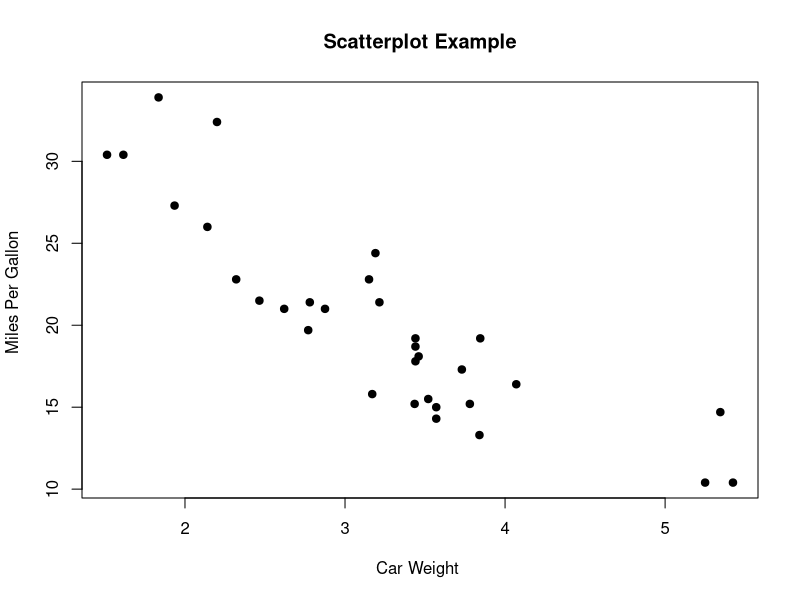
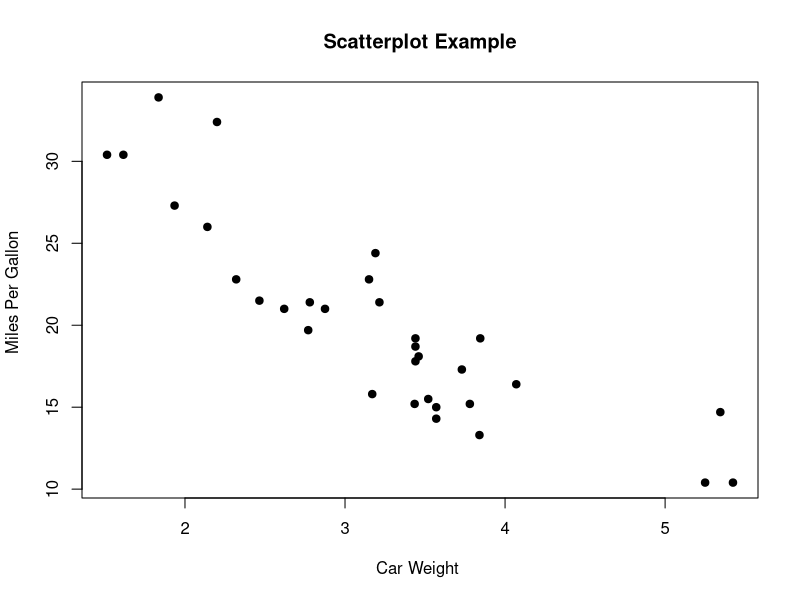
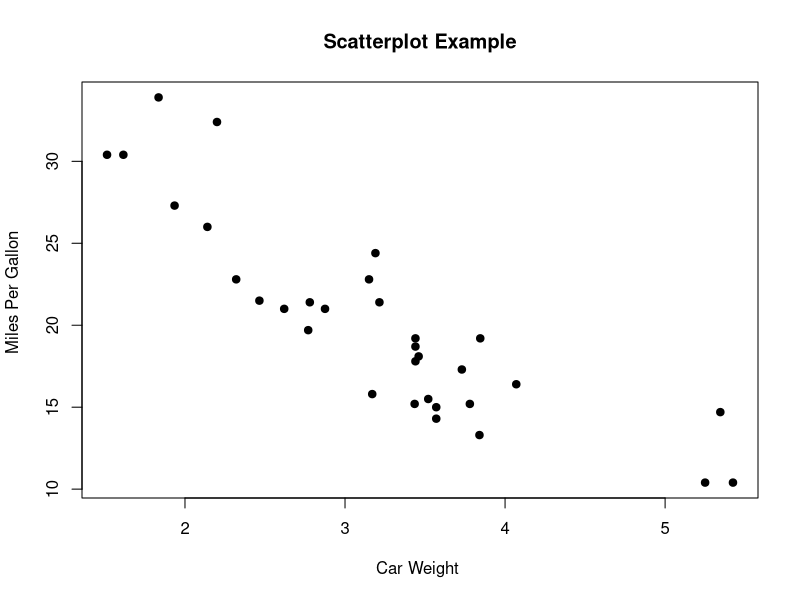
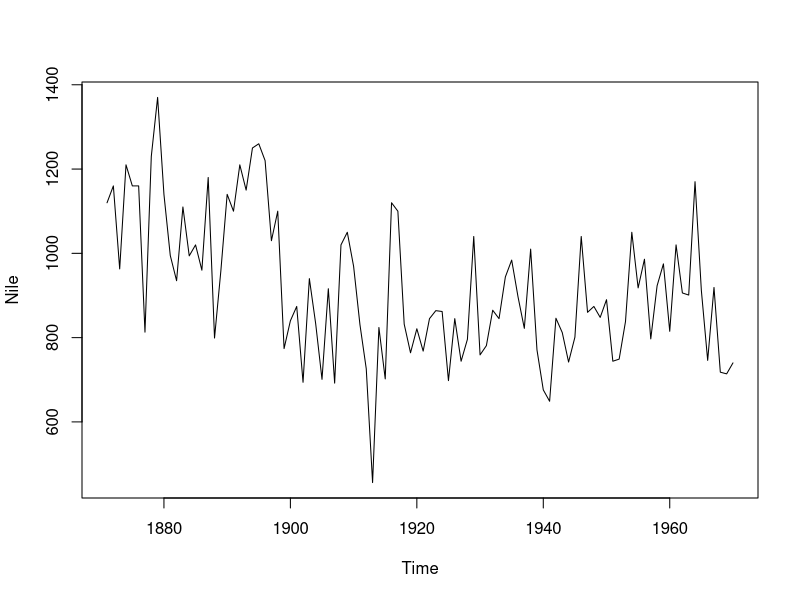
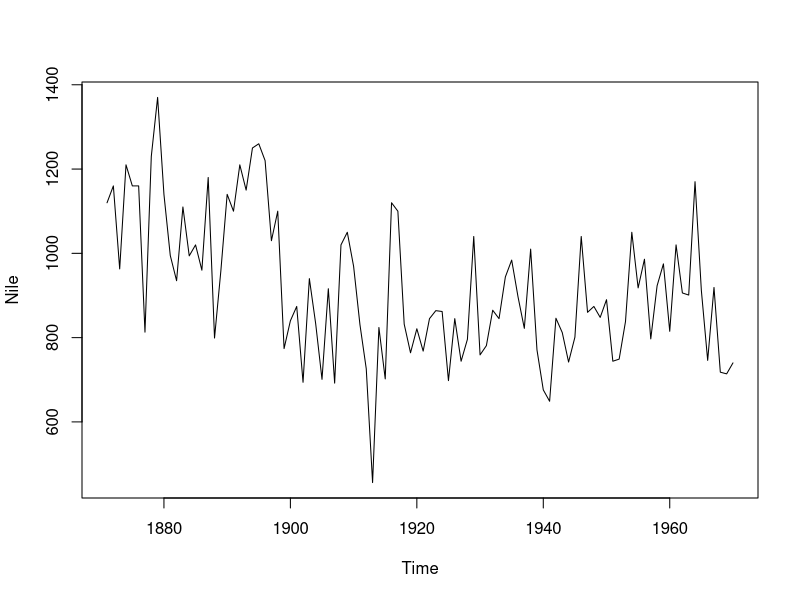

The R source for these figures, in order: (Note: this script raises an error after producing the figures.)
## ---- chunk 1
knitr::opts_chunk$set(echo = FALSE, fig.width = 4, fig.height = 3)
## ---- chunk 2
head(mtcars, 3)
## ---- chunk 3
attach(mtcars)
plot(wt, mpg, main="Scatterplot Example", 
  	xlab="Car Weight ", ylab="Miles Per Gallon ", pch=19)  
## ---- chunk 4
plot(wt, mpg, main="Scatterplot Example", 
  	xlab="Car Weight ", ylab="Miles Per Gallon ", pch=19)  
## ---- chunk 5
plot(wt, mpg, main="Scatterplot Example", 
  	xlab="Car Weight ", ylab="Miles Per Gallon ", pch=19)  
## ---- chunk 6
library(MASS)
## ---- chunk 7
head(Nile)
## ---- chunk 8
plot(Nile)
## ---- chunk 9
plot(Nile)
## ---- chunk 10
inputPanel(
  selectInput("n_breaks", label= "Bins", c(10, 20, 30, 40), selected = 10)  #creates a dropdown selector
)

# create histogram
renderPlot({
hist(Nile, xlab= "Measurement", probability = TRUE, breaks = as.numeric(input$n_breaks)) 
})
